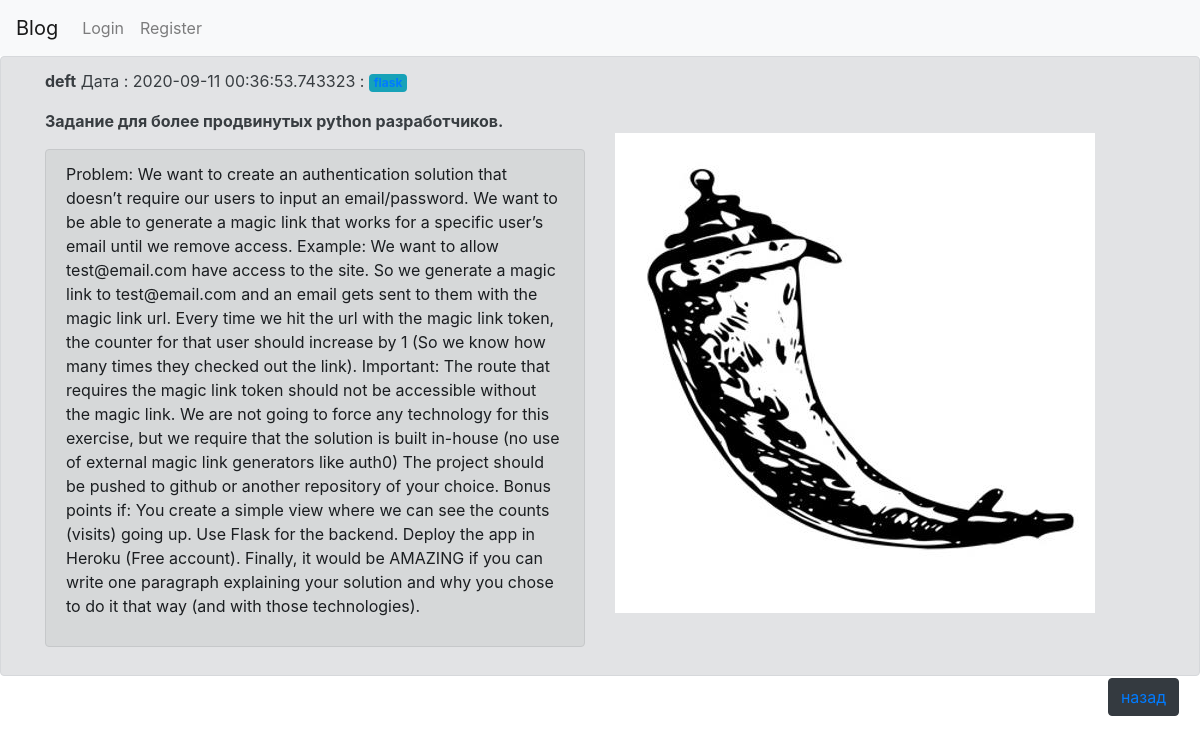
Screenshot of /show?id=18 with the database file from the repository.
### app.py (models this page shows, shortened)
class Article(db.Model):
    id=db.Column(db.Integer,primary_key=True)
    Authors=db.Column(db.String(50), nullable = False)
    Header=db.Column(db.String(300), nullable = False)
    content = db.Column(db.String(1500), nullable = False)
    img1=db.Column(db.String(248), nullable=True)
    creationData=db.Column(db.DateTime,default=datetime.now())
    tagi= db.relationship('Tag',backref='tags',lazy='dynamic')

class Tag(db.Model):
    id=db.Column(db.Integer,primary_key=True)
    name=db.Column(db.String(100))
    postId=db.Column(db.Integer,  db.ForeignKey('article.id'))

### app.py (the view)
@app.route('/show', methods=['GET'])
def show():
    artId = request.args.get('id')
    tags=Tag.query.filter_by(postId=artId).all()
    text = Article.query.filter_by(id=artId).first()
    return render_template('show.html',art=text,tags=tags)

### templates/show.html (shortened to what this page needs)
{% extends "base.html" %}
{% block content %}
<div class="alert alert-secondary">
<div class="container">
<div class="row">
  <div class="col-12">
       <b>{{ art.Authors}}</b>  Дата : {{art.creationData}} :
       <span class="badge badge-info">
       {%for i in tags%} {%if i.name%} <a href="/post_tag/{{i.name}}">{{i.name}}</a>{%endif%} {%else%} no tag {%endfor%}
     </span></p>
       <strong>{{art.Header}}</strong>
    </div>
</div>
</div>
<div class="container">
<div class="row">
     <div class="col-12 col-sm-12 col-md-6 col-lg-6 col-xl-6">
          <p><div class="alert alert-dark" role="alert">{{art.content}}</p> </div>
         </div> <div class="col-12 col-sm-12 col-md-6 col-lg-6 col-xl-6">
             <img src="/static/images/{{art.img1}}">
             </div>
            </div>
        </div>
             <button type="button" class="btn btn-dark float-right" style="margin-top: 15px;"  ><a href="\">назад</a></button>
    {% endblock %}

### rows the page displays
Article: Authors "deft", creationData "2020-09-11 00:36:53.743323", Header "Задание для более продвинутых python разработчиков.", content "Problem: We want to create an authentication solution that doesn’t require our users to input an email/password. We want to be able to generate a magic link that works for a specific user’s email until we remove access. Example: We want to allow test@email.com have access to the site. So we generate a magic link to test@email.com and an email gets sent to them with the magic link url. Every time we hit the url with the magic link token, the counter for that user should increase by 1 (So we know how many times they checked out the link). Important: The route that requires the magic link token should not be accessible without the magic link. We are not going to force any technology for this…", img1 (picture)
Tag: name "flask"
